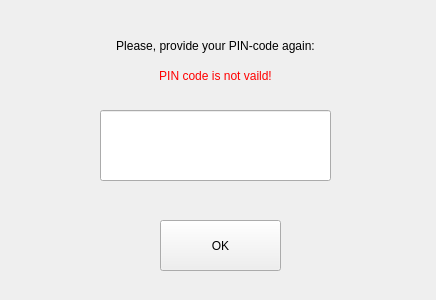
<?xml version="1.0" encoding="UTF-8"?>
<ui version="4.0">
 <class>PinRemindWidget</class>
 <widget class="QWidget" name="PinRemindWidget">
  <property name="geometry">
   <rect>
    <x>0</x>
    <y>0</y>
    <width>436</width>
    <height>300</height>
   </rect>
  </property>
  <property name="windowTitle">
   <string>Form</string>
  </property>
  <widget class="QLabel" name="label">
   <property name="geometry">
    <rect>
     <x>70</x>
     <y>30</y>
     <width>291</width>
     <height>31</height>
    </rect>
   </property>
   <property name="text">
    <string>Please, provide your PIN-code again:</string>
   </property>
   <property name="alignment">
    <set>Qt::AlignCenter</set>
   </property>
  </widget>
  <widget class="QLineEdit" name="pinInput">
   <property name="geometry">
    <rect>
     <x>100</x>
     <y>110</y>
     <width>231</width>
     <height>71</height>
    </rect>
   </property>
   <property name="styleSheet">
    <string notr="true">#pinInput { font-size: 35pt; }</string>
   </property>
   <property name="echoMode">
    <enum>QLineEdit::Password</enum>
   </property>
   <property name="alignment">
    <set>Qt::AlignCenter</set>
   </property>
  </widget>
  <widget class="QPushButton" name="okButton">
   <property name="geometry">
    <rect>
     <x>160</x>
     <y>220</y>
     <width>121</width>
     <height>51</height>
    </rect>
   </property>
   <property name="text">
    <string>OK</string>
   </property>
  </widget>
  <widget class="QLabel" name="errorLabel">
   <property name="geometry">
    <rect>
     <x>130</x>
     <y>60</y>
     <width>171</width>
     <height>31</height>
    </rect>
   </property>
   <property name="styleSheet">
    <string notr="true">#errorLabel { color: red; }</string>
   </property>
   <property name="text">
    <string>PIN code is not vaild!</string>
   </property>
   <property name="alignment">
    <set>Qt::AlignCenter</set>
   </property>
  </widget>
 </widget>
 <resources/>
 <connections/>
</ui>
